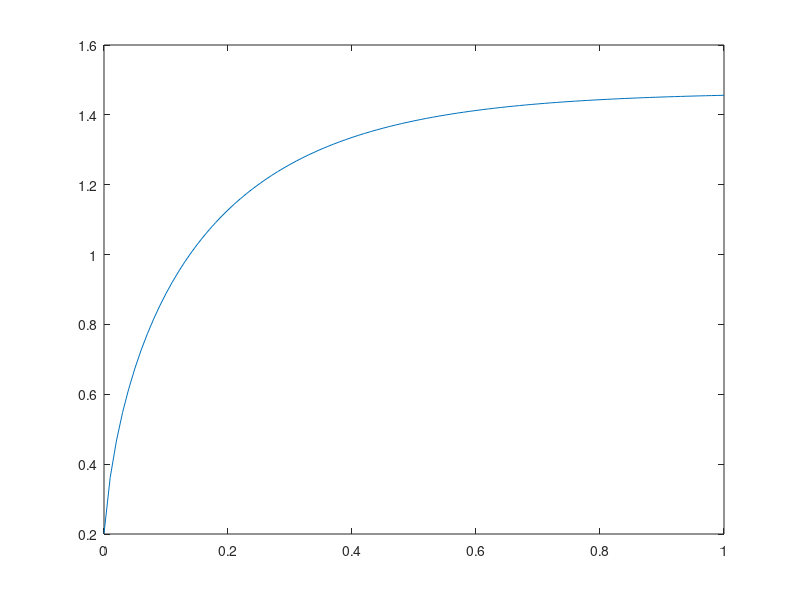

MATLAB code to generate this figure:
%Evaporation flux
clc;
clear;
ca=120/180*pi;   %contact angle
A=-0.29*ca*ca+1.94*ca-1.34;
k=1+31.86*exp(-3.54*ca);
b=0.61*ca*ca-2.12*ca+6.16;
L=3*(0.5-ca/pi);
h=0:0.01:1;
J1=A*(k-exp(-b*h)).^(-L);
plot(h,J1);
hold on
c=ca:-0.01:0;
H=(cos(c)-cos(ca))/(1-cos(ca));
J2=A*(k-exp(-b*H)).^(-L);
S=0;
ra=zeros(1,length(c));
for i=1:1:length(c)
S=S+0.01*sin(c(i))*A*(k-exp(-b*H(i)))^(-L);
end

for n=1:1:length(c);
    SS=0;
 for j=1:1:n
 SS=SS+0.01*sin(c(j))*A*(k-exp(-b*H(j)))^(-L);
 end
 ra(n)=SS/S;
end
%plot(H,ra);


%kk=0:0.01:0.9;
%plot(kk,kk./(1-kk))



